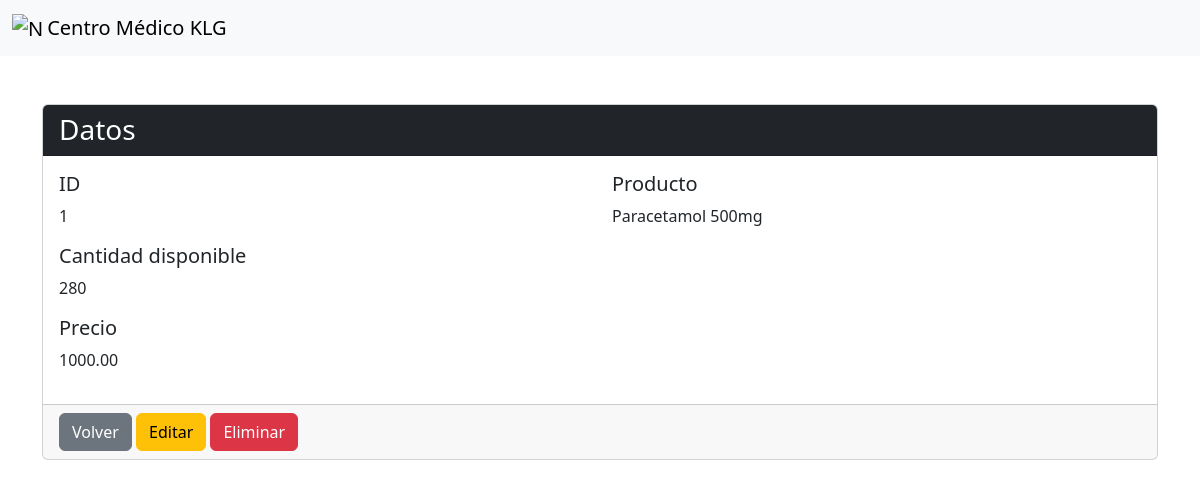
/productos/1/, run on the app's committed database.
### App/models.py (models this page shows, shortened)
class Productos(models.Model):
    id_producto = models.AutoField(primary_key=True)
    nombre_producto = models.CharField(max_length=255, blank=True, null=True)
    cantidad = models.IntegerField(blank=True, null=True)
    precio_producto = models.DecimalField(max_digits=10, decimal_places=2, blank=True, null=True)

### App/views.py (the view)
# urls.py: path('productos/<int:pk>/', views.productos_detail, name='productos_detail'),
def productos_detail(request, pk):
    producto = get_object_or_404(Productos, pk=pk)
    return render(request, 'App/productos_detail.html', {'producto': producto})

### App/templates/App/productos_detail.html (shortened to what this page needs)
{% extends "layout/base.html" %}
{% block content %}
<div class="container mt-5">
  <div class="card">
    <div class="card-header bg-dark text-white">
      <h3 class="mb-0">Datos</h3>
    </div>
    <div class="card-body">
      <div class="row mb-3">
        <div class="col-md-6">
          <h5 class="card-title">ID</h5>
          <p class="card-text">{{ producto.id_producto }}</p>
        </div>
        <div class="col-md-6">
            <h5 class="card-title">Producto</h5>
            <p class="card-text">{{ producto.nombre_producto }}</p>
        </div>
      </div>
      <div class="mb-3">
        <h5 class="card-title">Cantidad disponible</h5>
        <p class="card-text">{{ producto.cantidad }}</p>
      </div>
      <div class="mb-3">
        <h5 class="card-title">Precio</h5>
        <p class="card-text">{{ producto.precio_producto }}</p>
      </div>
    </div>
    <div class="card-footer">
      <a href="{% url 'productos_list' %}" class="btn btn-secondary">Volver</a>
      <a href="{% url 'productos_edit' producto.pk %}" class="btn btn-warning">Editar</a>
      <form action="{% url 'productos_delete' producto.pk %}" method="post" class="d-inline">
        <button type="submit" class="btn btn-danger">Eliminar</button>
      </form>
    </div>
  </div>
</div>
{% endblock %}

### data on the page
Productos: id_producto "1", nombre_producto "Paracetamol 500mg", cantidad "280", precio_producto "1000.00"
